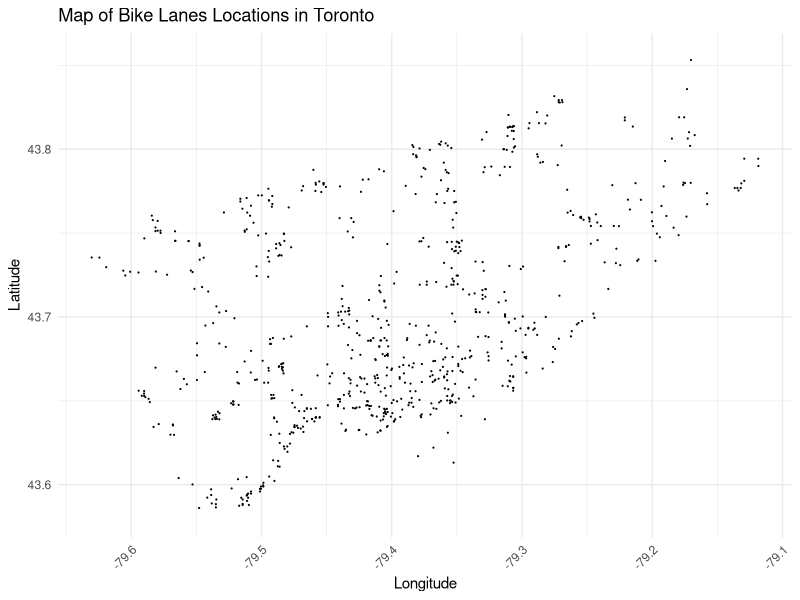
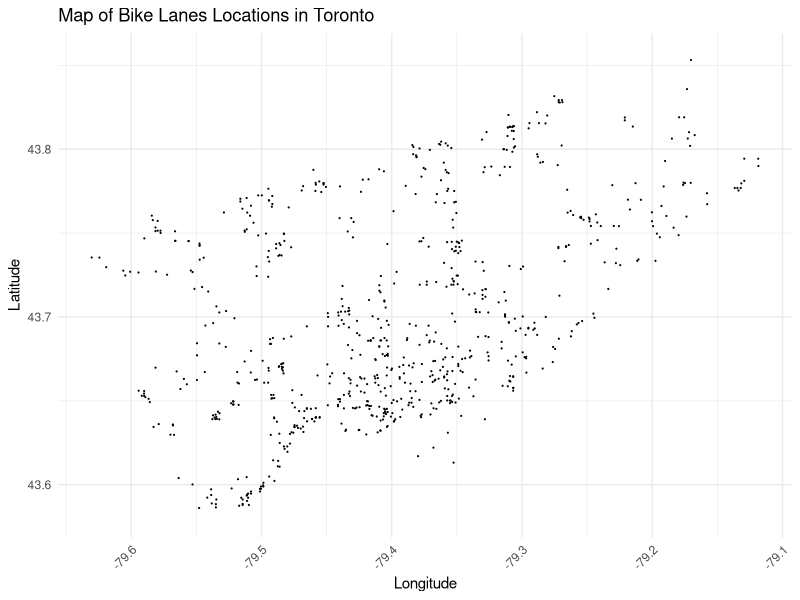

Here is the R script that generated these plots, in order:
#### Preamble ####
# Purpose: Models... [...UPDATE THIS...]
# Author: Rohan Alexander [...UPDATE THIS...]
# Date: 11 February 2023 [...UPDATE THIS...]
# Contact: rohan.alexander@utoronto.ca [...UPDATE THIS...]
# License: MIT
# Pre-requisites: [...UPDATE THIS...]
# Any other information needed? [...UPDATE THIS...]


#### Workspace setup ####
library(readr)
library(ggplot2)



#### Load data ####
coordinates_data <- read_csv("data/analysis_data/coordinates_data.csv")



#### Chart 1 ####
# Map
ggplot(coordinates_data, aes(x = longitude, y = latitude)) +
  geom_point(size = 0.1, color = "black") +  # Plot points instead of paths
  labs(title = "Map of Bike Lanes Locations in Toronto", x = "Longitude", y = "Latitude") +
  theme_minimal() +
  # Set appropriate limits for Toronto area coordinates
  coord_cartesian(xlim = c(-79.6303856025883, -79.1180336515019), ylim = c(43.5822069220627, 43.8554571861712)) +
  theme(axis.text.x = element_text(angle = 45, hjust = 1))

# Save Chart
ggsave("other/charts/map.jpg")



#### Chart 1 ####
# 







